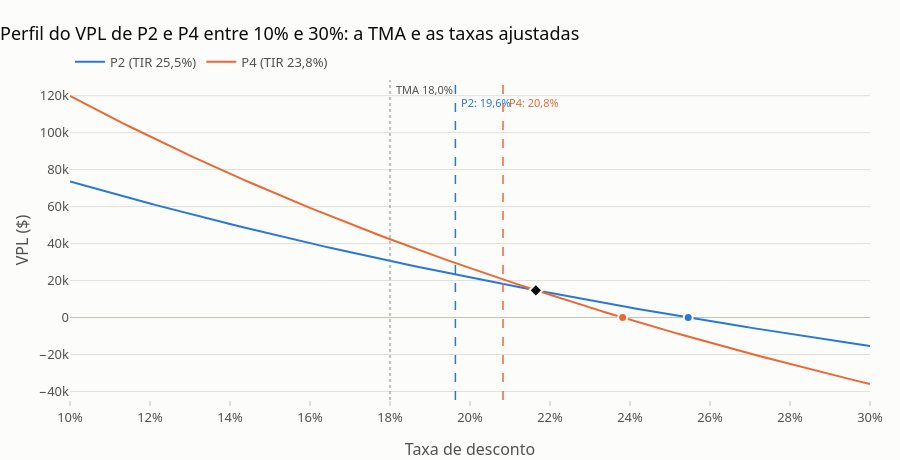

The code cell stored with this chart in its notebook:
### Code cell
fluxos_base = [modelos[p](BASE).fluxo() for p in modelos]
fig = viz.grafico_perfil_vpl(fluxos_base, K, taxas=np.linspace(0.10, 0.30, 161), fisher=True, titulo="Perfil do VPL de P2 e P4 entre 10% e 30%: a TMA e as taxas ajustadas")
for p, tx in taxas.items():
    fig.add_vline(x=tx, line=dict(color=viz.cor_de(p), width=1.5, dash="dash"))
    fig.add_annotation(x=tx, y=0.96, yref="paper", text=f"{p}: {tx:.1%}".replace(".", ","), showarrow=False, xanchor="left", xshift=4, font=dict(size=11, color=viz.cor_de(p)))
viz.exportar(fig, f"{SAIDA}/perfil_ajustado")
fig

### Figure 1 — Plotly figure (JSON) as saved in the notebook; plotly's stock layout.template omitted (floating-point values rounded to 4 significant figures; data arrays with more than 128 entries replaced by an {"elided": "..."} marker saying what was removed)
{"data": [{"hovertemplate": "P2<br>taxa %{x:.1%}<br>VPL %{y:,.0f}<extra></extra>", "line": {"color": "#2a78d6", "width": 2}, "mode": "lines", "name": "P2 (TIR 25,5%)", "type": "scatter", "x": {"elided": "161 float values"}, "y": {"elided": "161 float values"}}, {"hovertemplate": "TIR P2: %{x:.2%}<extra></extra>", "marker": {"color": "#2a78d6", "line": {"color": "#fcfcfb", "width": 2}, "size": 9}, "mode": "markers", "showlegend": false, "type": "scatter", "x": [0.2546], "y": [0]}, {"hovertemplate": "P4<br>taxa %{x:.1%}<br>VPL %{y:,.0f}<extra></extra>", "line": {"color": "#eb6834", "width": 2}, "mode": "lines", "name": "P4 (TIR 23,8%)", "type": "scatter", "x": {"elided": "161 float values"}, "y": {"elided": "161 float values"}}, {"hovertemplate": "TIR P4: %{x:.2%}<extra></extra>", "marker": {"color": "#eb6834", "line": {"color": "#fcfcfb", "width": 2}, "size": 9}, "mode": "markers", "showlegend": false, "type": "scatter", "x": [0.2382], "y": [0]}, {"hovertemplate": "Fisher P2 × P4<br>taxa %{x:.2%}<br>VPL %{y:,.0f}<extra></extra>", "marker": {"color": "#0b0b0b", "line": {"color": "#fcfcfb", "width": 2}, "size": 10, "symbol": "diamond"}, "mode": "markers", "name": "Taxa de Fisher", "showlegend": false, "type": "scatter", "x": [0.2165], "y": [14700.0]}], "layout": {"annotations": [{"font": {"color": "#52514e", "size": 11}, "showarrow": false, "text": "TMA 18,0%", "x": 0.18, "xanchor": "left", "xshift": 4, "y": 1, "yref": "paper"}, {"font": {"color": "#2a78d6", "size": 11}, "showarrow": false, "text": "P2: 19,6%", "x": 0.1963, "xanchor": "left", "xshift": 4, "y": 0.96, "yref": "paper"}, {"font": {"color": "#eb6834", "size": 11}, "showarrow": false, "text": "P4: 20,8%", "x": 0.2082, "xanchor": "left", "xshift": 4, "y": 0.96, "yref": "paper"}], "height": 460, "shapes": [{"line": {"color": "#898781", "dash": "dot", "width": 1}, "type": "line", "x0": 0.18, "x1": 0.18, "xref": "x", "y0": 0, "y1": 1, "yref": "y domain"}, {"line": {"color": "#2a78d6", "dash": "dash", "width": 1.5}, "type": "line", "x0": 0.1963, "x1": 0.1963, "xref": "x", "y0": 0, "y1": 1, "yref": "y domain"}, {"line": {"color": "#eb6834", "dash": "dash", "width": 1.5}, "type": "line", "x0": 0.2082, "x1": 0.2082, "xref": "x", "y0": 0, "y1": 1, "yref": "y domain"}], "title": {"text": "Perfil do VPL de P2 e P4 entre 10% e 30%: a TMA e as taxas ajustadas"}, "xaxis": {"tickformat": ".0%", "title": {"text": "Taxa de desconto"}}, "yaxis": {"title": {"text": "VPL ($)"}}}}
